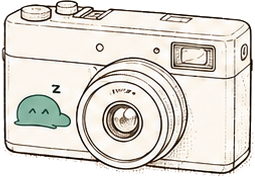
#> input picture design/2026-09-motion/01-cut-camera.png, 255 x 177 px
$ python 10c-sheet.py ../01-cut-camera.png ../01-cut-laptop.png 5 5
#> lines starting #> are read from the running program, lines starting #| are printed output that depends on the picture
# 10c · contact sheet: tile a captured frame sequence, labelled with its timestamp.
#   uv run --with pillow design/2026-09-motion/tools/10c-sheet.py <glob> <out.png> [cols] [thumb_w]
import glob, re, sys
from PIL import Image, ImageDraw
files = sorted(glob.glob(sys.argv[1]))
out, cols, tw = sys.argv[2], int(sys.argv[3]) if len(sys.argv) > 3 else 6, int(sys.argv[4]) if len(sys.argv) > 4 else 300
ims = [Image.open(f).convert('RGB') for f in files]
#> ims = 1 item
th = round(tw * ims[0].height / ims[0].width)
#> th = 3
rows = (len(ims) + cols - 1) // cols
#> rows = 1
sheet = Image.new('RGB', (cols * (tw + 6) + 6, rows * (th + 22) + 6), (40, 38, 35))
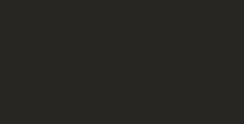
#> sheet: PIL image 61x31 RGB (shown 4 times larger); mean R, G, B 40, 38, 35
d = ImageDraw.Draw(sheet)
for i, (f, im) in enumerate(zip(files, ims)):
    x, y = 6 + (i % cols) * (tw + 6), 6 + (i // cols) * (th + 22)
    sheet.paste(im.resize((tw, th), Image.LANCZOS), (x, y + 16))
    t = re.findall(r'(\d+)\.png$', f)
    d.text((x, y + 2), (t[0] + ' ms') if t else f[-20:], fill=(230, 225, 215))
#> this loop made 1 pass
#> (f, x, y) on pass 1: ('../01-cut-camera.png', 6, 6)
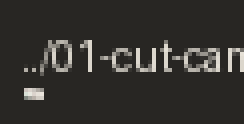
#> sheet: PIL image 61x31 RGB (shown 4 times larger); mean R, G, B 51.8, 49.6, 46.2
sheet.save(out)
print(out, sheet.size, len(ims), 'frames')
#| ../01-cut-laptop.png (61, 31) 1 frames

$ run again, on design/2026-09-motion/r2-01-cut-laptop.png
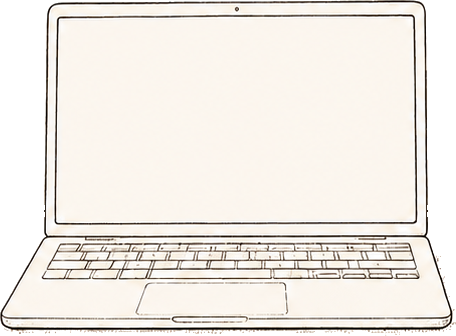
#> input picture design/2026-09-motion/r2-01-cut-laptop.png, 456 x 336 px
#> ims = 1 item
#> rows = 1
#> the loop `for i, (f, im) in enumerate(zip(files, ims)):` made 1 pass
#> (f, x, y) on pass 1: ('../r2-01-cut-laptop.png', 6, 6)
#> after the loop `for i, (f, im) in enumerate(zip(files, ims)):`:
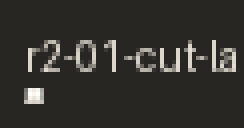
#> sheet: PIL image 61x32 RGB (shown 4 times larger); mean R, G, B 51.9, 49.7, 46.3
#| ../r2-01-cut-laptop.png (61, 32) 1 frames

$ run again, on design/2026-09-motion/r2-01-cut-mug.png
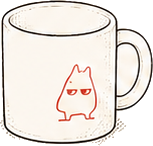
#> input picture design/2026-09-motion/r2-01-cut-mug.png, 153 x 146 px
#> ims = 1 item
#> rows = 1
#> the loop `for i, (f, im) in enumerate(zip(files, ims)):` made 1 pass
#> (f, x, y) on pass 1: ('../r2-01-cut-mug.png', 6, 6)
#> after the loop `for i, (f, im) in enumerate(zip(files, ims)):`:
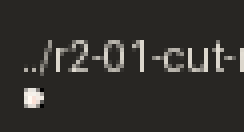
#> sheet: PIL image 61x33 RGB (shown 4 times larger); mean R, G, B 51, 48.8, 45.4
#| ../r2-01-cut-mug.png (61, 33) 1 frames

$ run again, on design/2026-09-motion/r2-01-cut-plant.png
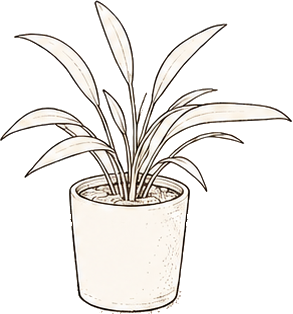
#> input picture design/2026-09-motion/r2-01-cut-plant.png, 293 x 314 px
#> ims = 1 item
#> rows = 1
#> the loop `for i, (f, im) in enumerate(zip(files, ims)):` made 1 pass
#> (f, x, y) on pass 1: ('../r2-01-cut-plant.png', 6, 6)
#> after the loop `for i, (f, im) in enumerate(zip(files, ims)):`:
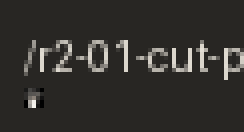
#> sheet: PIL image 61x33 RGB (shown 4 times larger); mean R, G, B 50.3, 48.2, 44.8
#| ../r2-01-cut-plant.png (61, 33) 1 frames
